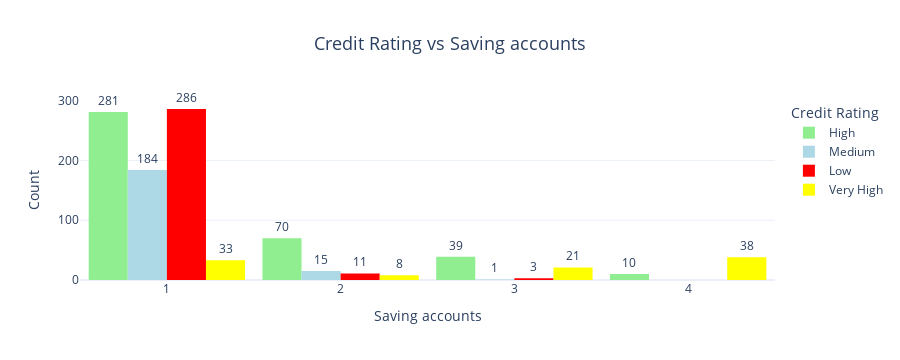
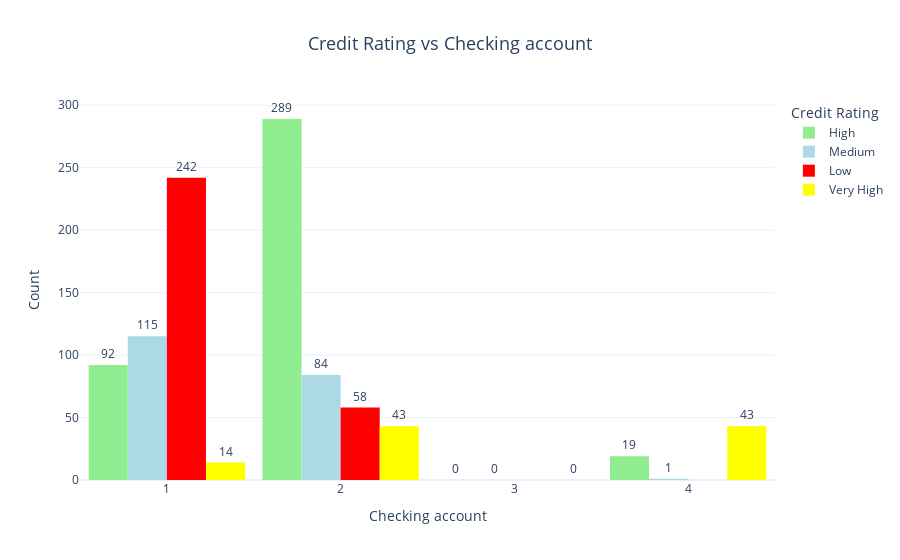

Notebook source saved alongside these figures, in order:
### Markdown cell above
# [시각화]  Credit_Rating 결과와 신용등급별 분포 확인 하기 (2)

### Code cell
import plotly.express as px
import pandas as pd

# 각 컬럼별 Credit_Rating 분포 시각화 함수
def visualize_credit_rating_distribution_plotly_filtered(df):
    # 리스트에 컬럼명 저장 (Credit_Rating과 관계가 있을 가능성이 있는 컬럼)
    columns_to_visualize = ["Saving accounts", "Checking account", "Housing", "Job", "Purpose", "Age_group"]
    
    # Credit_Rating을 강조할 색상 설정
    color_map = {
        "Low": "red",       # Low는 빨간색으로 강조
        "Medium": "lightblue",  # Medium은 파란색
        "High": "lightgreen",   # High는 초록색
        "Very High": "yellow"   # Very High는 노란색
    }
    
    # 각 컬럼에 대한 시각화
    for column in columns_to_visualize:
        # X축 값이 있는 데이터만 필터링
        filtered_df = df[df[column].notna() & df[column].isin(df[column].value_counts().index)]
        
        fig = px.histogram(
            filtered_df,
            x=column,
            color='Credit_Rating',
            color_discrete_map=color_map,
            barmode='group',  # 막대를 그룹으로 배치
            text_auto=True,   # 막대 위에 수치 표시
            title=f'Credit Rating vs {column}'
        )
        
        # 레이아웃 설정
        fig.update_layout(
            xaxis_title=column,
            yaxis_title="Count",
            legend_title="Credit Rating",
            title_font_size=18,
            title_x=0.5,  # 제목 가운데 정렬
            bargap=0.1,  # 막대 간격
            template='plotly_white'  # 깔끔한 스타일
        )
        
        # 막대 위에 수치를 항상 표시
        fig.update_traces(textfont_size=12, textangle=0, textposition="outside", cliponaxis=False)
        
        # 그래프 출력
        fig.show()

# 필터링된 데이터프레임 df를 사용하여 시각화 함수 호출
visualize_credit_rating_distribution_plotly_filtered(df)

### Figure 1 — Plotly figure (JSON) as saved in the notebook; plotly's stock layout.template omitted (floating-point values rounded to 4 significant figures; data arrays with more than 128 entries replaced by an {"elided": "..."} marker saying what was removed)
{"data": [{"alignmentgroup": "True", "bingroup": "x", "cliponaxis": false, "hovertemplate": "Credit_Rating=High<br>Saving accounts=%{x}<br>count=%{y}<extra></extra>", "legendgroup": "High", "marker": {"color": "lightgreen", "pattern": {"shape": ""}}, "name": "High", "offsetgroup": "High", "orientation": "v", "showlegend": true, "textangle": 0, "textfont": {"size": 12}, "textposition": "outside", "texttemplate": "%{value}", "type": "histogram", "x": {"elided": "400 int values"}, "xaxis": "x", "yaxis": "y"}, {"alignmentgroup": "True", "bingroup": "x", "cliponaxis": false, "hovertemplate": "Credit_Rating=Medium<br>Saving accounts=%{x}<br>count=%{y}<extra></extra>", "legendgroup": "Medium", "marker": {"color": "lightblue", "pattern": {"shape": ""}}, "name": "Medium", "offsetgroup": "Medium", "orientation": "v", "showlegend": true, "textangle": 0, "textfont": {"size": 12}, "textposition": "outside", "texttemplate": "%{value}", "type": "histogram", "x": {"elided": "200 int values"}, "xaxis": "x", "yaxis": "y"}, {"alignmentgroup": "True", "bingroup": "x", "cliponaxis": false, "hovertemplate": "Credit_Rating=Low<br>Saving accounts=%{x}<br>count=%{y}<extra></extra>", "legendgroup": "Low", "marker": {"color": "red", "pattern": {"shape": ""}}, "name": "Low", "offsetgroup": "Low", "orientation": "v", "showlegend": true, "textangle": 0, "textfont": {"size": 12}, "textposition": "outside", "texttemplate": "%{value}", "type": "histogram", "x": {"elided": "300 int values"}, "xaxis": "x", "yaxis": "y"}, {"alignmentgroup": "True", "bingroup": "x", "cliponaxis": false, "hovertemplate": "Credit_Rating=Very High<br>Saving accounts=%{x}<br>count=%{y}<extra></extra>", "legendgroup": "Very High", "marker": {"color": "yellow", "pattern": {"shape": ""}}, "name": "Very High", "offsetgroup": "Very High", "orientation": "v", "showlegend": true, "textangle": 0, "textfont": {"size": 12}, "textposition": "outside", "texttemplate": "%{value}", "type": "histogram", "x": [4, 3, 4, 4, 1, 1, 1, 3, 3, 1, 4, 4, 3, 4, 3, 4, 4, 4, 3, 4, 4, 4, 4, 1, 4, 1, 1, 4, 1, 1, 4, 1, 4, 1, 1, 4, 4, 1, 1, 1, 1, 1, 4, 3, 3, 3, 4, 4, 1, 4, 4, 2, 2, 3, 2, 2, 1, 1, 1, 4, 2, 4, 1, 3, 3, 2, 4, 1, 3, 1, 4, 2, 3, 1, 1, 3, 4, 4, 1, 1, 3, 4, 4, 4, 3, 1, 4, 4, 1, 4, 4, 4, 1, 3, 1, 3, 1, 3, 3, 2], "xaxis": "x", "yaxis": "y"}], "layout": {"bargap": 0.1, "barmode": "group", "height": 360, "legend": {"title": {"text": "Credit Rating"}, "tracegroupgap": 0}, "title": {"font": {"size": 18}, "text": "Credit Rating vs Saving accounts", "x": 0.5}, "xaxis": {"anchor": "y", "autorange": true, "domain": [0, 1], "range": [0.5, 4.5], "title": {"text": "Saving accounts"}, "type": "linear"}, "yaxis": {"anchor": "x", "autorange": true, "domain": [0, 1], "range": [0, 301.1], "title": {"text": "Count"}}}}

### Figure 2 — Plotly figure (JSON) as saved in the notebook; plotly's stock layout.template omitted (floating-point values rounded to 4 significant figures; data arrays with more than 128 entries replaced by an {"elided": "..."} marker saying what was removed)
{"data": [{"alignmentgroup": "True", "bingroup": "x", "cliponaxis": false, "hovertemplate": "Credit_Rating=High<br>Checking account=%{x}<br>count=%{y}<extra></extra>", "legendgroup": "High", "marker": {"color": "lightgreen", "pattern": {"shape": ""}}, "name": "High", "offsetgroup": "High", "orientation": "v", "showlegend": true, "textangle": 0, "textfont": {"size": 12}, "textposition": "outside", "texttemplate": "%{value}", "type": "histogram", "x": {"elided": "400 int values"}, "xaxis": "x", "yaxis": "y"}, {"alignmentgroup": "True", "bingroup": "x", "cliponaxis": false, "hovertemplate": "Credit_Rating=Medium<br>Checking account=%{x}<br>count=%{y}<extra></extra>", "legendgroup": "Medium", "marker": {"color": "lightblue", "pattern": {"shape": ""}}, "name": "Medium", "offsetgroup": "Medium", "orientation": "v", "showlegend": true, "textangle": 0, "textfont": {"size": 12}, "textposition": "outside", "texttemplate": "%{value}", "type": "histogram", "x": {"elided": "200 int values"}, "xaxis": "x", "yaxis": "y"}, {"alignmentgroup": "True", "bingroup": "x", "cliponaxis": false, "hovertemplate": "Credit_Rating=Low<br>Checking account=%{x}<br>count=%{y}<extra></extra>", "legendgroup": "Low", "marker": {"color": "red", "pattern": {"shape": ""}}, "name": "Low", "offsetgroup": "Low", "orientation": "v", "showlegend": true, "textangle": 0, "textfont": {"size": 12}, "textposition": "outside", "texttemplate": "%{value}", "type": "histogram", "x": {"elided": "300 int values"}, "xaxis": "x", "yaxis": "y"}, {"alignmentgroup": "True", "bingroup": "x", "cliponaxis": false, "hovertemplate": "Credit_Rating=Very High<br>Checking account=%{x}<br>count=%{y}<extra></extra>", "legendgroup": "Very High", "marker": {"color": "yellow", "pattern": {"shape": ""}}, "name": "Very High", "offsetgroup": "Very High", "orientation": "v", "showlegend": true, "textangle": 0, "textfont": {"size": 12}, "textposition": "outside", "texttemplate": "%{value}", "type": "histogram", "x": [2, 2, 4, 2, 4, 4, 4, 2, 2, 4, 2, 2, 2, 2, 2, 4, 1, 2, 2, 2, 1, 2, 1, 4, 2, 4, 4, 1, 4, 4, 2, 4, 2, 4, 4, 1, 2, 4, 4, 4, 4, 4, 1, 2, 4, 2, 1, 1, 4, 2, 2, 4, 4, 4, 2, 2, 4, 4, 4, 2, 4, 1, 4, 2, 2, 2, 2, 4, 2, 4, 1, 4, 2, 4, 4, 2, 1, 4, 2, 4, 4, 2, 1, 2, 1, 4, 2, 2, 4, 2, 2, 2, 1, 2, 4, 2, 4, 2, 4, 4], "xaxis": "x", "yaxis": "y"}], "layout": {"autosize": true, "bargap": 0.1, "barmode": "group", "legend": {"title": {"text": "Credit Rating"}, "tracegroupgap": 0}, "title": {"font": {"size": 18}, "text": "Credit Rating vs Checking account", "x": 0.5}, "xaxis": {"anchor": "y", "autorange": true, "domain": [0, 1], "range": [0.5, 4.5], "title": {"text": "Checking account"}, "type": "linear"}, "yaxis": {"anchor": "x", "autorange": true, "domain": [0, 1], "range": [0, 304.2], "title": {"text": "Count"}}}}
